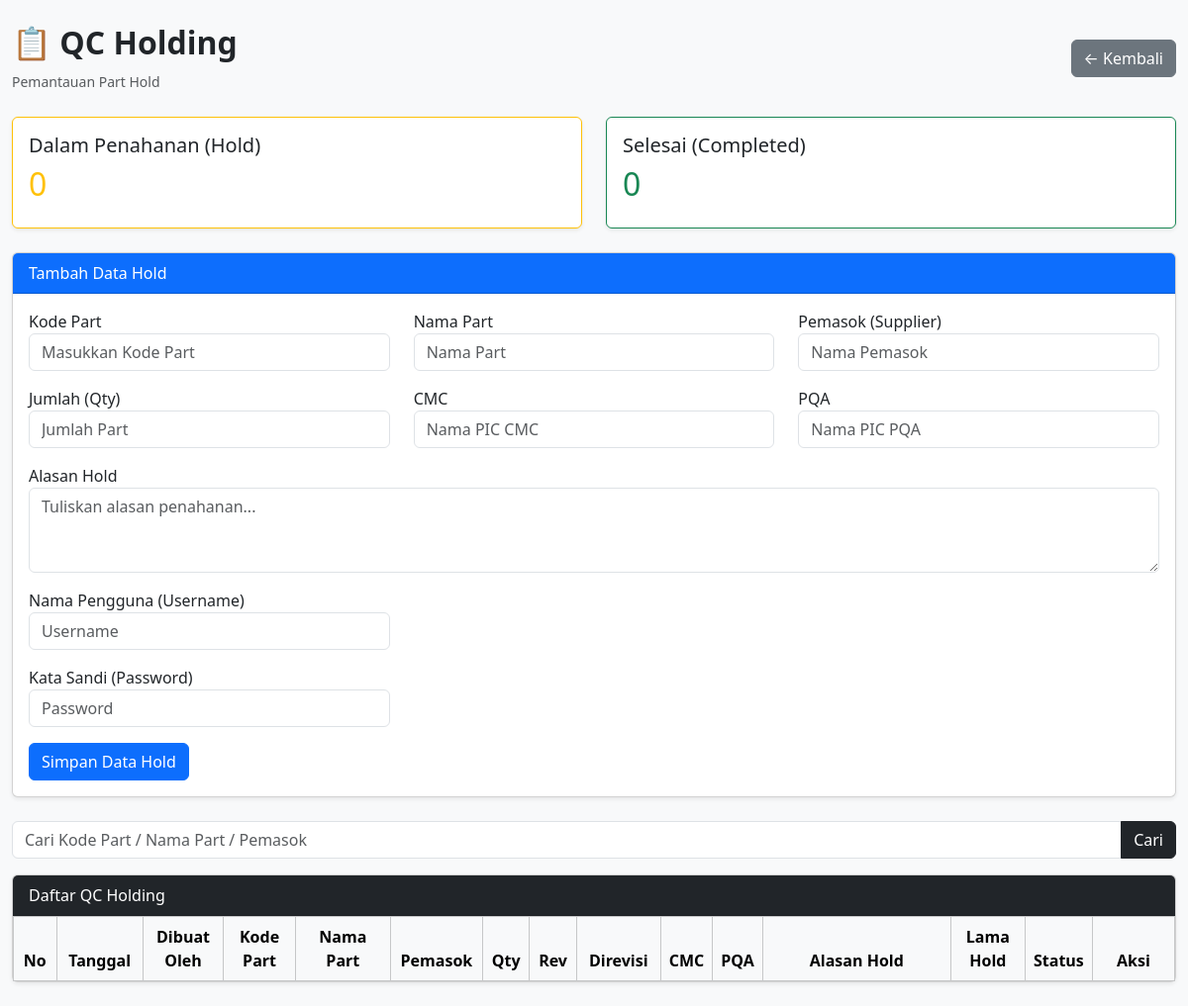
The app's page /function/qc_holding.php, older data.
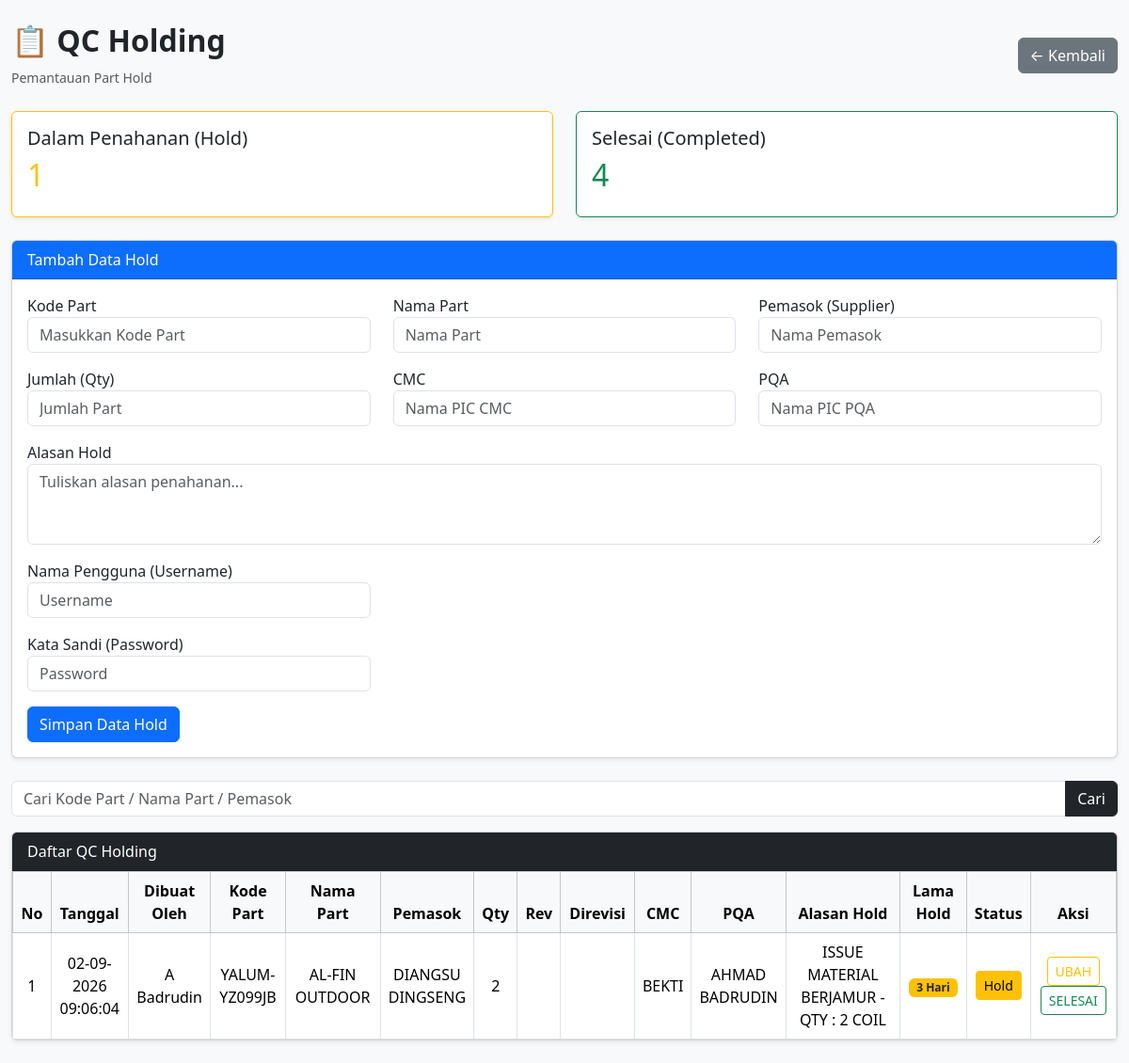
The same page, newer data.
### tables this page shows
CREATE TABLE `qc_holding` (
  `id` int(11) NOT NULL,
  `part_code` varchar(50) NOT NULL,
  `part_name` varchar(200) NOT NULL,
  `supplier` varchar(100) DEFAULT NULL,
  `qty` int(11) NOT NULL,
  `cmc` varchar(100) DEFAULT NULL,
  `pqa` varchar(100) DEFAULT NULL,
  `reason` text DEFAULT NULL,
  `status` enum('Hold','Completed') DEFAULT 'Hold',
  `qty_rev` int(11) DEFAULT NULL,
  `rev_by` varchar(255) DEFAULT NULL,
  `created_at` timestamp NOT NULL DEFAULT current_timestamp(),
  `created_by` varchar(50) NOT NULL,
  `completed_at` datetime DEFAULT NULL
);

### function/qc_holding.php (the view, shortened to what this page needs)
<?php
require '../conn.php';
$keyword = "";
$hold = mysqli_fetch_assoc(mysqli_query($conn, "
SELECT COUNT(*) total
FROM qc_holding
WHERE status='Hold'
"));
$completed = mysqli_fetch_assoc(mysqli_query($conn, "
SELECT COUNT(*) total
FROM qc_holding
WHERE status='Completed'
"));
$currentMonth = date('m');
$currentYear  = date('Y');
$sql = "
SELECT *
FROM qc_holding
WHERE
(
    (
        MONTH(created_at) = '$currentMonth'
        AND YEAR(created_at) = '$currentYear'
    )
    OR
    status = 'Hold'
)
";
$sql .= "
ORDER BY
    CASE
        WHEN status='Hold' THEN 0
        ELSE 1
    END,
    created_at DESC
";
$data = mysqli_query($conn, $sql);
function holdDuration($start, $end = null)
{
    $startTime = new DateTime($start);
    if ($end) {
        $endTime = new DateTime($end);
    } else {
        $endTime = new DateTime();
    }
    $diff = $startTime->diff($endTime);
    if ($diff->d > 0) {
        return $diff->d . " Hari";
    } else {
        return "0 Hari";
    }
}
?>
<!DOCTYPE html>
<html lang="id">
<head>
    <link rel="stylesheet" href="../css/bootstrap.min.css">
</head>
<body class="bg-light">
    <div class="container-fluid py-4">
        <div class="d-flex justify-content-between align-items-center mb-4">
            <div>
                <h2 class="fw-bold">📋 QC Holding</h2>
                <small class="text-muted">Pemantauan Part Hold</small>
            </div>
            <div>
                <a href="../index.php" class="btn btn-secondary">← Kembali</a>
            </div>
        </div>
        <div class="row mb-4">
            <div class="col-md-6">
                <div class="card shadow-sm border-warning">
                    <div class="card-body">
                        <h5>Dalam Penahanan (Hold)</h5>
                        <h2 class="text-warning"><?= $hold['total']; ?></h2>
                    </div>
                </div>
            </div>
            <div class="col-md-6">
                <div class="card shadow-sm border-success">
                    <div class="card-body">
                        <h5>Selesai (Completed)</h5>
                        <h2 class="text-success"><?= $completed['total']; ?></h2>
                    </div>
                </div>
            </div>
        </div>
        <div class="card shadow-sm mb-4">
            <div class="card-header bg-primary text-white">Tambah Data Hold</div>
            <div class="card-body">
                <form method="POST">
                    <div class="row">
                        <div class="col-md-4 mb-3">
                            <label>Kode Part</label>
                            <input type="text" name="part_code" id="part_code" class="form-control" list="part_list" autocomplete="off" required placeholder="Masukkan Kode Part">
                        </div>
                        <div class="col-md-4 mb-3">
                            <label>Nama Part</label>
                            <input type="text" name="part_name" id="part_name" class="form-control" required placeholder="Nama Part">
                        </div>
                        <div class="col-md-4 mb-3">
                            <label>Pemasok (Supplier)</label>
                            <input type="text" name="supplier" class="form-control" autocomplete="off" placeholder="Nama Pemasok" required>
                        </div>
                        <div class="col-md-4 mb-3">
                            <label>Jumlah (Qty)</label>
                            <input type="number" name="qty" class="form-control" autocomplete="off" placeholder="Jumlah Part" required>
                        </div>
                        <div class="col-md-4 mb-3">
                            <label>CMC</label>
                            <input type="text" name="cmc" class="form-control" placeholder="Nama PIC CMC" autocomplete="off" required>
                        </div>
                        <div class="col-md-4 mb-3">
                            <label>PQA</label>
                            <input type="text" name="pqa" class="form-control" placeholder="Nama PIC PQA" autocomplete="off" required>
                        </div>
                        <div class="col-md-12 mb-3">
                            <label>Alasan Hold</label>
                            <textarea name="reason" class="form-control" rows="3" autocomplete="off" placeholder="Tuliskan alasan penahanan..."></textarea>
                        </div>
                        <div class="col-md-4 mb-3">
                            <label>Nama Pengguna (Username)</label>
                            <input type="text" name="username" class="form-control mb-3" autocomplete="off" placeholder="Username" required>
                            <label>Kata Sandi (Password)</label>
                            <input type="password" name="password" placeholder="Password" class="form-control" required>
                        </div>
                    </div>
                    <button class="btn btn-primary" name="save" type="submit" onclick="return confirm('Simpan data hold ini?')">Simpan Data Hold</button>
                </form>
            </div>
        </div>
        <form method="GET" class="mb-3">
            <div class="input-group">
                <input type="text" name="keyword" value="<?= htmlspecialchars($keyword); ?>" class="form-control" placeholder="Cari Kode Part / Nama Part / Pemasok">
                <button class="btn btn-dark" name="search">Cari</button>
            </div>
        </form>
        <div class="card shadow-sm">
            <div class="card-header bg-dark text-white">Daftar QC Holding</div>
            <div class="table-responsive">
                <table class="table table-bordered table-hover mb-0 text-center align-middle">
                    <thead class="table-light">
                        <tr>
                            <th width="50">No</th>
                            <th width="100">Tanggal</th>
                            <th width="100">Dibuat Oleh</th>
                            <th width="100">Kode Part</th>
                            <th width="150">Nama Part</th>
                            <th width="100">Pemasok</th>
                            <th width="50">Qty</th>
                            <th width="50">Rev</th>
                            <th width="100">Direvisi</th>
                            <th width="50">CMC</th>
                            <th width="50">PQA</th>
                            <th width="400">Alasan Hold</th>
                            <th width="100">Lama Hold</th>
                            <th width="50">Status</th>
                            <th style="width: 140px;">Aksi</th>
                        </tr>
                    </thead>
                    <tbody>
                        <?php
                        $no = 1;
                        while ($row = mysqli_fetch_assoc($data)):
                        ?>
                            <tr>
                                <td><?= $no++; ?></td>
                                <td><?= date("d-m-Y H:i:s", strtotime($row['created_at'])); ?></td>
                                <td><?= $row['created_by']; ?></td>
                                <td><?= $row['part_code']; ?></td>
                                <td><?= $row['part_name']; ?></td>
                                <td><?= $row['supplier']; ?></td>
                                <td><?= $row['qty']; ?></td>
                                <td><?= $row['qty_rev']; ?></td>
                                <td><?= $row['rev_by']; ?></td>
                                <td><?= $row['cmc']; ?></td>
                                <td><?= $row['pqa']; ?></td>
                                <td><?= $row['reason']; ?></td>
                                <td>
                                    <?php
                                    if ($row['status'] == "Hold") {
                                        echo '<span class="badge bg-warning text-dark">' . holdDuration($row['created_at']) . '</span>';
                                    } else {
                                        echo '<span class="badge bg-success">' . holdDuration($row['created_at'], $row['completed_at']) . '</span>';
                                    }
                                    ?>
                                </td>
                                <td>
                                    <?php
                                    if ($row['status'] == "Hold") {
                                        echo '<span class="btn btn-warning btn-sm">Hold</span>';
                                    } else {
                                        echo '<span class="btn btn-success btn-sm">Selesai</span>';
                                    }
                                    ?>
                                </td>
                                <td>
                                    <?php if ($row['status'] == "Hold") { ?>
                                        <button type="button" class="btn btn-outline-warning btn-sm" data-bs-toggle="modal" data-bs-target="#revisiModal" onclick="setRevisi(<?= $row['id']; ?>,<?= $row['qty']; ?>,`<?= htmlspecialchars($row['reason']); ?>`)">
                                            UBAH
                                        </button>
                                        <button type="button" class="btn btn-outline-success btn-sm" data-bs-toggle="modal" data-bs-target="#doneModal" onclick="setDone(<?= $row['id']; ?>)">
                                            SELESAI
                                        </button>
                                    <?php } ?>
                                </td>
                            </tr>
                        <?php endwhile; ?>
                    </tbody>
                </table>
            </div>
        </div>
    </div>
</body>
</html>

Row changes from the older to the newer data that the page shows:
added qc_holding: created_at "02-09-2026 09:06:04", created_by "A Badrudin", part_code "YALUM-YZ099JB", part_name "AL-FIN OUTDOOR", supplier "DIANGSU DINGSENG", qty "2", cmc "BEKTI", pqa "AHMAD BADRUDIN", reason "ISSUE MATERIAL BERJAMUR -QTY : 2 COIL", created_at "3 Hari", status "Hold"
Text that changed along with them:
$hold['total']: "0" → "1"
$completed['total']: "0" → "4"
